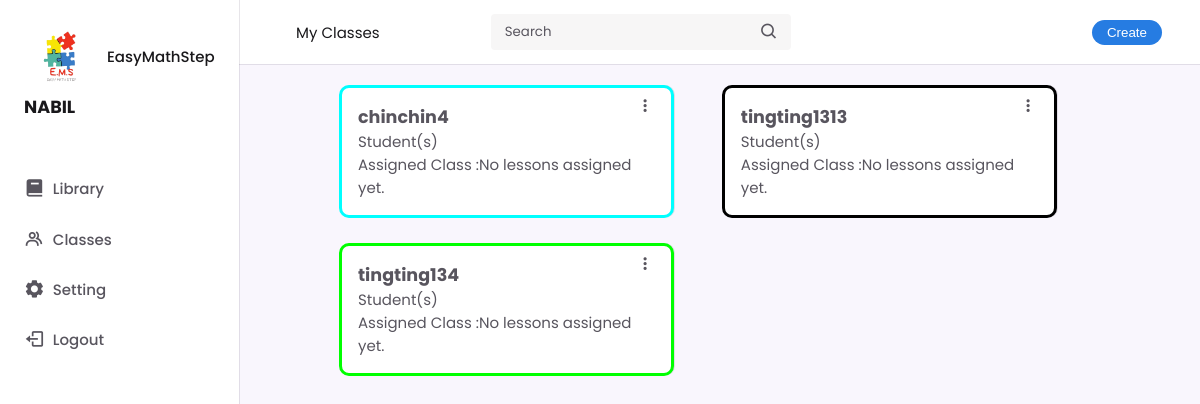
The app's page /classes_page.php (signed in), older data.
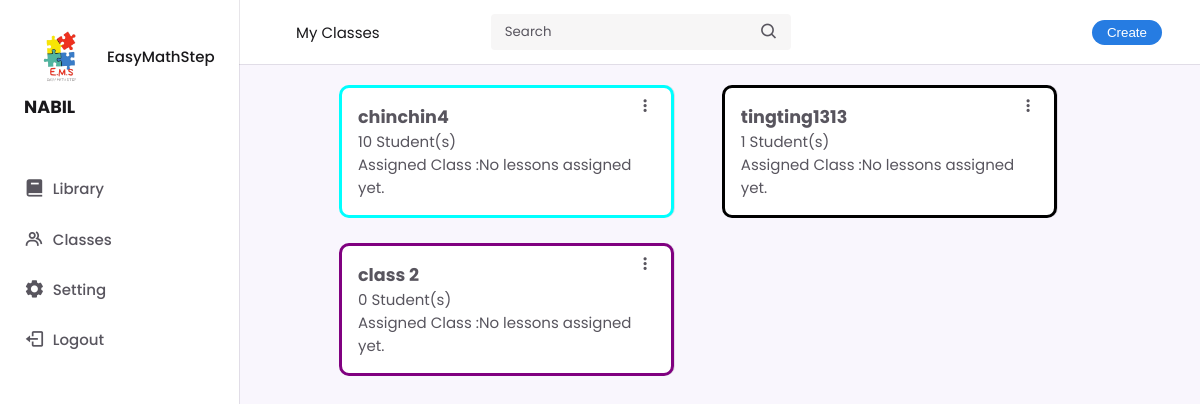
The same page, newer data.
### tables this page shows
CREATE TABLE `teacher` (
  `teacher_email` varchar(255) NOT NULL,
  `password` varchar(255) DEFAULT NULL,
  `teacher_name` char(100) DEFAULT NULL,
  `teacher_number` varchar(20) DEFAULT NULL
);

CREATE TABLE `class` (
  `class_id` int(11) NOT NULL,
  `class_name` varchar(255) DEFAULT NULL,
  `student_amount` int(11) DEFAULT NULL,
  `teacher_email` varchar(255) DEFAULT NULL,
  `color_id` int(11) DEFAULT NULL
);

### Teacher_loginValidate.php (called while the page is built, shortened)
<?php
include('database/connection.php');
$user_email = $_COOKIE['user_email'];
$username_query = "SELECT * FROM teacher WHERE teacher_email = '$user_email'";
$result = $conn->query($username_query);
$row = $result->fetch_assoc();
$teacherName = $row['teacher_name']
?>

### classes_page.php (the view, shortened to what this page needs)
<!DOCTYPE html>
<html lang="en">
<head>
    <link rel="stylesheet" href="Css_folder/teacher_base.css">
    <link rel="stylesheet" href="Css_folder/class_page.css">
      <link rel="stylesheet"href="https://cdn.jsdelivr.net/npm/boxicons@latest/css/boxicons.min.css">
      <link rel="stylesheet" href="https://cdnjs.cloudflare.com/ajax/libs/font-awesome/5.15.4/css/all.min.css" />
</head>
<body>
    <?php
    include('teacher_base.php');
    $sql = "SELECT
            c.class_id,
            c.class_name,
            c.student_amount,
            c.color_id,
            color.hex_code,
            GROUP_CONCAT(l.lesson_name SEPARATOR ', ') AS assigned_lessons
        FROM
            class c
        JOIN
            color ON c.color_id = color.color_id
        LEFT JOIN
            assigned a ON c.class_id = a.class_id
        LEFT JOIN
            lesson l ON a.lesson_id = l.lesson_id
        WHERE
            c.teacher_email = '$user_email'
        GROUP BY
            c.class_id";
    $class = $conn->query($sql);
    ?>
    <div class="cardcontent">
        <?php
        if ($class->num_rows > 0) {
            while($row = $class->fetch_assoc()) {
                $class_id_fetch = $row["class_id"];
                $assigned_lessons = !empty($row["assigned_lessons"]) ? htmlspecialchars($row["assigned_lessons"]) : "No lessons assigned yet.";
                echo '<div onclick="classCookie(' . $class_id_fetch . ', 30); window.location.href=\'Class-Detail.php\';" class="class-card" style="border: solid ' . $row["hex_code"] . ';" data-class-id="' . $row["class_id"] . '">';
                echo    '<h3>' . htmlspecialchars($row["class_name"]) . '</h3>';
                echo    '<i class="bx bx-dots-vertical-rounded class-more"></i>';
                echo    '<a>' . htmlspecialchars($row["student_amount"]) . ' Student(s)</a></br>';
                echo    '<a> Assigned Class :' . htmlspecialchars($assigned_lessons) . '</a>';
                echo '</div>';
            }
        } else {
            echo "No classes found.";
        }
        ?>
    </div>
</body>
</html>

### teacher_base.php (shortened to what this page needs)
<?php
include('Teacher_loginValidate.php');
?>
      <header class="header">
            <div class="header-container">
                  <a class="header-title">My Classes</a>
                  <div class="header-search">
                        <input type="search" placeholder="Search" class="header-input">
                        <i class="bx bx-search header-icon"></i>
                  </div>
                  <div class="header-create-class">
                        <button class="create-class-btn" id="create_btn"> Create </button>
                  </div>
            </div>
      </header>
      <div class="nav" id="navbar">
            <nav class="nav-container">
                  <div>
                        <a href="#" class="nav-link nav-logo">
                              <img src="src/logo.png" width="75" class="nav-icon">
                              <span class="logo-title">EasyMathStep</span>
                        </a>
                        <div class="nav-list">
                              <div class="nav-item">
                                    <h3 class="nav-subtitle"><?php echo "$teacherName"?> </h3>
                                    <a href="library_page.php" class="nav-link">
                                          <i class='bx bxs-book nav-icon'></i>
                                          <span class="nav-name">Library</span>
                                    </a>
                                    <a href="classes_page.php" class="nav-link">
                                          <i class='bx bx-group nav-icon' ></i>
                                          <span class="nav-name">Classes</span>
                                    </a>
                                    <a href="setting_page.php" class="nav-link">
                                          <i class='bx bxs-cog nav-icon' ></i>
                                          <span class="nav-name">Setting</span>
                                    </a>
                                    <a href="#" class="nav-link">
                                          <i class='bx bx-log-out nav-icon'></i>
                                          <span class="nav-name">Logout</span>
                                    </a>
                              </div>
                        </div>
                  </div>
            </nav>
      </div>

### Css_folder/teacher_base.css (style rules this page uses)
:root { --header-height: 3.5rem; --nav-width: 219px; --first-color: #267ce2; --first-color-light: #eeebeb; --title-color: #19181b; --text-color: #58555e; --text-color-light: #a5a1aa; --body-color: #f9f6fd; --container-color: #F5F5F7; --container-color-light:#f7f6f6; --body-font: "Poppins", sans-serif; --normal-font-size: .938rem; --small-font-size: .75rem; --smaller-font-size: .75rem; --font-medium-: 500; --font-semi-bold-: 600; --z-fixed: 100; }
@media screen and (min-width: 1024px) { :root { --normal-font-size--: 1rem; --small-font-size--: .875em; --smaller-font-size--: .813rem; } }
*,::before,::after { box-sizing: border-box; }
body { margin: var(--header-height) 0 0 0; padding: 1rem 1rem 0; font-family: var(--body-font); font-size: var(--normal-font-size); background-color: var(--body-color); color: var(--text-color); text-decoration: none; }
h3 { margin: 0; }
a { text-decoration: none; }
img { max-width: 100%; height:auto; }
.header { position: fixed; top: 0px; left: 10px; width: 100%; background-color: var(--container-color); box-shadow: 0px 1px 0 rgb(22,8,43,.1); padding: 0 1rem; z-index: var(--z-fixed); }
.header-container { display: flex; align-items: center; height: var(--header-height); justify-content: space-between; }
.header-title { color: var(--title-color); font-size: var(--font-semi-bold-); }
.header-search { display: flex; width: 300px; padding: .40rem .75rem; background-color: var(--container-color-light); border-radius: .25rem; }
.header-input { width: 100%; border: none; outline: none; background-color: var(--container-color-light); }
.header-input::placeholder { font-family: var(--body-font); color: var(--text-color); }
.header-icon, .headertoggle { font-size: 1.2rem; }
.create-class-btn { color: white; background-color: #267CE2; padding: 5px 15px; border: none; border-radius: 20px; cursor: pointer; }
.nav { position: fixed; top: 0; left: -100%; height: 100vh; padding: 1rem 1rem 3rem; background-color: var(--container-color); box-shadow: 1px 0 0 rgb(22, 8, 43,.1); z-index: var(--z-fixed); transition: .4s; }
.nav-container { height: 100%; display: flex; flex-direction: column; justify-content: space-between; overflow: auto; }
.logo-title { line-height: 1; color: var(--title-color); }
.nav-logo { font-weight: var(--font-medium-); }
.nav-list, .nav-item { display: grid; }
.nav-item { row-gap: 1.5rem; }
.nav-subtitle { font-family: var(--normal-font-size); text-transform: uppercase; color: var(--title-color); margin-bottom: 30px; }
.nav-link { display: flex; align-items: center; color: var(--text-color); }
.nav-icon { font-size: 2.5rem; margin-right: .5rem; }
.nav-name { font-size: var(--font-size); font-weight: var(--font-medium-); white-space: nowrap; }
@media screen and (min-width:1024px) { body { padding: 1rem 3rem 0 6rem; margin-left: var(--nav-width); } }
@media screen and (min-width:1024px) { .header { padding: 0 3rem 0 6rem; } }
@media screen and (min-width:1024px) { .header-container { height: calc(var(--header-height) + .5rem); justify-content: space-between; gap: 10px; } }
@media screen and (min-width:1024px) { .header-title { position: relative; left: 15%; } }
@media screen and (min-width:1024px) { .header-search { width: 300px; padding: .55rem .75rem; } }
@media screen and (min-width:1024px) { .nav { left: 0; padding: 1.2rem 1.5rem 3rem; } }
@media screen and (min-width:1024px) { .nav-item { row-gap: 1.7rem; } }
@media screen and (min-width:1024px) { .nav-icon { font-size: 1.3rem; } }

Row changes from the older to the newer data that the page shows:
removed class: class_name "tingting134", assigned_lessons "No lessons assigned yet."
changed class "chinchin4": student_amount (not shown) → "10"
changed class "tingting1313": student_amount (not shown) → "1"
added class: class_name "class 2", student_amount "0", assigned_lessons "No lessons assigned yet."
